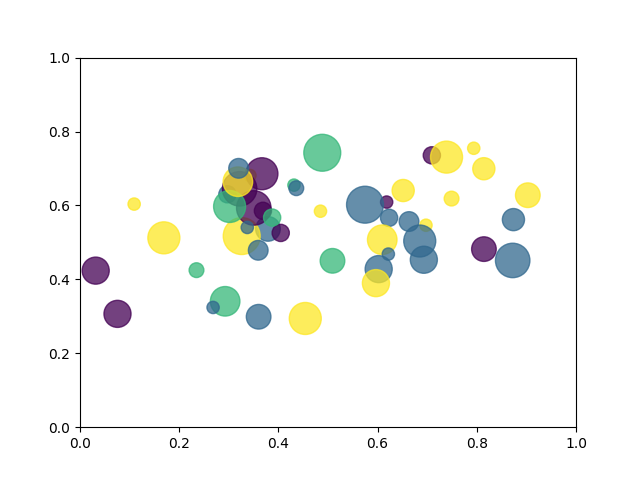

The Python source for this figure:

import math
import random
import matplotlib.pyplot as plt

# prepare random data
n_balls = 50
x = [random.triangular() for i in range(n_balls)]
y = [random.gauss(0.5, 0.15) for i in range(n_balls)]
colors = [random.randint(1, 4) for i in range(n_balls)]
areas = [math.pi * random.randint(5, 15)**2 for i in range(n_balls)]

# draw the figure
plt.figure()
plt.scatter(x, y, s=areas, c=colors, alpha=0.75)
plt.axis([0.0, 1.0, 0.0, 1.0])
plt.savefig('streudiagramm.png')
plt.savefig('streudiagramm.svg')
